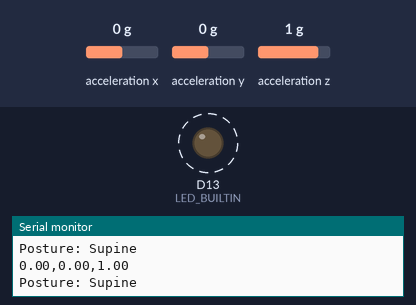
A sketch run on a simulated Arduino Nano 33 BLE. Shown: output pins drawn as LEDs (lit = HIGH), the last lines printed to the serial monitor. Dashed ring = blinking. The inputs (shaded band) are chosen by the test bench; at power-on: acceleration z 1 g, acceleration x 0 g, acceleration y 0 g.

Above: at 3.2 s.
3.3 s: acceleration z set to 0.6 g
At 4.0 s:
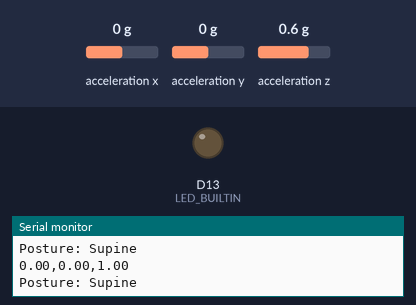
8.3 s: acceleration x set to -0.6 g
11.5 s: acceleration x set to -0.9 g
At 12.91 s:
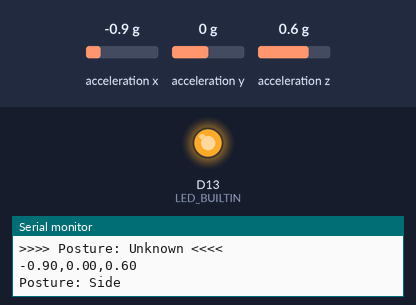
17.5 s: acceleration x set to 0 g
At 18.4 s:
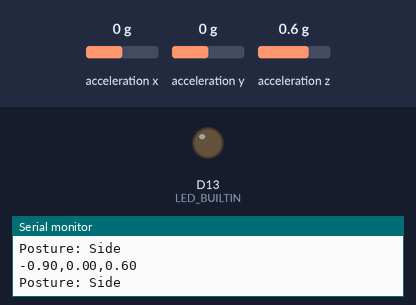
20.7 s: acceleration x set to -1.4 g
At 21.31 s:
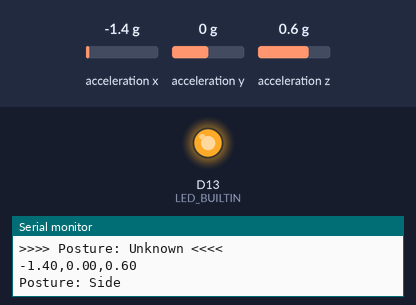
Timing chart, 0 to 25.2 s (numbered marks = the images above; inputs shaded):
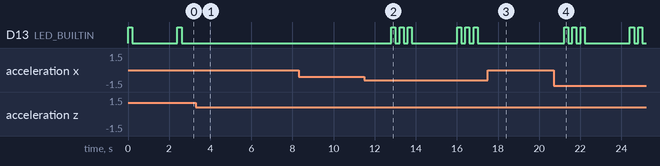

The sketch:

project2_lying_posture_detection.ino
```cpp
// -----------------------------------------------------------------------------
// Project 2: Lying Posture Detection System
// Author: Shu-Wen yeh
// Date: October 31, 2025
//
// Description:
// This program uses the onboard IMU (BMI270) to detect a user's lying
// posture (supine, prone, or side) based on accelerometer data. It provides
// real-time visual feedback by blinking the built-in LED a specific number
// of times for each detected posture.
// -----------------------------------------------------------------------------

#include <Arduino_BMI270_BMM150.h>

// Define constants to present each posture
const int SUPINE_POSTURE = 1;
const int PRONE_POSTURE = 2;
const int SIDE_POSTURE = 3;
const int UNKOWN_POSTURE = 0;

void setup() {
  Serial.begin(115200);
  while (!Serial) { };

  // Init the IMU sencor
  if (!IMU.begin()) {
    Serial.println("Failed to initialize IMU!");
    while (1);
  }

  // Set the built-in LED pin as an output
  pinMode(LED_BUILTIN, OUTPUT);
  Serial.println("Real-time posture detection running...");
}

void loop() {
  // Declare acceleration values for each axis
  float ax, ay, az;

  // Check if acceleration data is available or not
  if (IMU.accelerationAvailable()) {
    // Read the acceleration data
    IMU.readAcceleration(ax, ay, az);

    // Print raw data for observation
    Serial.print(ax);
    Serial.print(",");
    Serial.print(ay);
    Serial.print(",");
    Serial.println(az);

    // Init the current posture as UNKOWN_POSTURE
    int currentPosture = UNKOWN_POSTURE;

    if (az > 0.8) {
      currentPosture = SUPINE_POSTURE;
      Serial.println("Posture: Supine");
    } else if (az < -0.8) {
      currentPosture = PRONE_POSTURE;
      Serial.println("Posture: Prone");
    } else if (abs(ax) > 0.8 || abs(ay) > 0.8 ) {
      currentPosture = SIDE_POSTURE;
      Serial.println("Posture: Side");
    } else {
      Serial.println(">>>> Posture: Unknown <<<<");
    }

    // LED logic
    switch (currentPosture) {
      case SUPINE_POSTURE:
        blinkLED(1);  // Blink once for supine
        break;
      case PRONE_POSTURE:
        blinkLED(2);  // Blink twice for prone
        break;
      case SIDE_POSTURE:
        blinkLED(3);  // Blink 3-times for side
        break;
      case UNKOWN_POSTURE:
      default:
        digitalWrite(LED_BUILTIN, LOW); // For any other case, LED is turn off
        break;
    }

    // Add a significant delay to control the update frequency
    delay(2000);
  }
}

// Function for controling LED blink times
void blinkLED(int times) {
  for (int i = 0; i < times; i++) {
    digitalWrite(LED_BUILTIN, HIGH);  // LED on
    delay(200);                       // Keep it on for 0.2 seconds
    digitalWrite(LED_BUILTIN, LOW);   // LED off
    delay(200);                       // Keep it off for 0.2 seconds
  }
}
```

Measured:
- the behaviour switches between 0.8 and 0.7 g on acceleration z (found by bisection; images 0 and 1)
- the behaviour switches between -0.7 and -0.8 g on acceleration x (found by bisection; images 1 and 2)
- after the input at 3.3 s, D13 (LED_BUILTIN): stops changing and stays LOW
- after the input at 11.5 s, D13 (LED_BUILTIN): LOW → HIGH after 1.3 s, → LOW 0.20 s later, → HIGH 0.20 s later, → LOW 0.20 s later, … (12 changes in this stretch)
- after the input at 17.5 s, D13 (LED_BUILTIN): stops changing and stays LOW
- after the input at 20.7 s, D13 (LED_BUILTIN): LOW → HIGH after 0.52 s, → LOW 0.20 s later, → HIGH 0.20 s later, → LOW 0.20 s later, … (10 changes in this stretch)
- by itself, D13 (LED_BUILTIN): alternates HIGH for 0.20 s and LOW for 2.2 s
